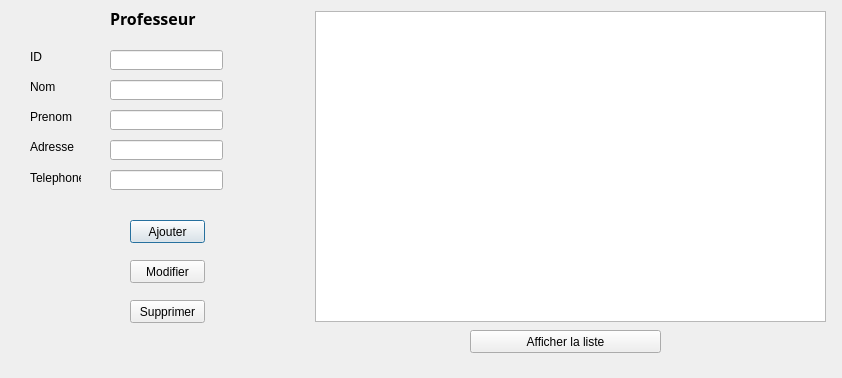
<?xml version="1.0" encoding="UTF-8"?>
<ui version="4.0">
 <class>professeur</class>
 <widget class="QDialog" name="professeur">
  <property name="geometry">
   <rect>
    <x>0</x>
    <y>0</y>
    <width>842</width>
    <height>378</height>
   </rect>
  </property>
  <property name="windowTitle">
   <string>Dialog</string>
  </property>
  <widget class="QLabel" name="label">
   <property name="geometry">
    <rect>
     <x>0</x>
     <y>10</y>
     <width>381</width>
     <height>261</height>
    </rect>
   </property>
   <property name="text">
    <string/>
   </property>
  </widget>
  <widget class="QLabel" name="label_2">
   <property name="geometry">
    <rect>
     <x>110</x>
     <y>10</y>
     <width>111</width>
     <height>16</height>
    </rect>
   </property>
   <property name="font">
    <font>
     <family>Arial Black</family>
     <pointsize>12</pointsize>
     <weight>75</weight>
     <bold>true</bold>
    </font>
   </property>
   <property name="text">
    <string>Professeur</string>
   </property>
  </widget>
  <widget class="QLineEdit" name="lineEdit_idprof">
   <property name="geometry">
    <rect>
     <x>110</x>
     <y>50</y>
     <width>113</width>
     <height>20</height>
    </rect>
   </property>
  </widget>
  <widget class="QLineEdit" name="lineEdit_nomprof">
   <property name="geometry">
    <rect>
     <x>110</x>
     <y>80</y>
     <width>113</width>
     <height>20</height>
    </rect>
   </property>
  </widget>
  <widget class="QLineEdit" name="lineEdit_prenomprof">
   <property name="geometry">
    <rect>
     <x>110</x>
     <y>110</y>
     <width>113</width>
     <height>20</height>
    </rect>
   </property>
  </widget>
  <widget class="QLineEdit" name="lineEdit_adresprof">
   <property name="geometry">
    <rect>
     <x>110</x>
     <y>140</y>
     <width>113</width>
     <height>20</height>
    </rect>
   </property>
  </widget>
  <widget class="QLineEdit" name="lineEdit_teleprof">
   <property name="geometry">
    <rect>
     <x>110</x>
     <y>170</y>
     <width>113</width>
     <height>20</height>
    </rect>
   </property>
  </widget>
  <widget class="QLabel" name="label_3">
   <property name="geometry">
    <rect>
     <x>30</x>
     <y>50</y>
     <width>47</width>
     <height>13</height>
    </rect>
   </property>
   <property name="text">
    <string>ID</string>
   </property>
  </widget>
  <widget class="QLabel" name="label_4">
   <property name="geometry">
    <rect>
     <x>30</x>
     <y>80</y>
     <width>47</width>
     <height>13</height>
    </rect>
   </property>
   <property name="text">
    <string>Nom</string>
   </property>
  </widget>
  <widget class="QLabel" name="label_5">
   <property name="geometry">
    <rect>
     <x>30</x>
     <y>110</y>
     <width>47</width>
     <height>13</height>
    </rect>
   </property>
   <property name="text">
    <string>Prenom</string>
   </property>
  </widget>
  <widget class="QLabel" name="label_6">
   <property name="geometry">
    <rect>
     <x>30</x>
     <y>140</y>
     <width>47</width>
     <height>13</height>
    </rect>
   </property>
   <property name="text">
    <string>Adresse</string>
   </property>
  </widget>
  <widget class="QLabel" name="label_7">
   <property name="geometry">
    <rect>
     <x>30</x>
     <y>170</y>
     <width>51</width>
     <height>16</height>
    </rect>
   </property>
   <property name="text">
    <string>Telephone</string>
   </property>
  </widget>
  <widget class="QPushButton" name="pushButton_ajoutprof">
   <property name="geometry">
    <rect>
     <x>130</x>
     <y>220</y>
     <width>75</width>
     <height>23</height>
    </rect>
   </property>
   <property name="text">
    <string>Ajouter</string>
   </property>
  </widget>
  <widget class="QPushButton" name="pushButton_modiprof">
   <property name="geometry">
    <rect>
     <x>130</x>
     <y>260</y>
     <width>75</width>
     <height>23</height>
    </rect>
   </property>
   <property name="text">
    <string>Modifier</string>
   </property>
  </widget>
  <widget class="QPushButton" name="pushButton_supprof">
   <property name="geometry">
    <rect>
     <x>130</x>
     <y>300</y>
     <width>75</width>
     <height>23</height>
    </rect>
   </property>
   <property name="text">
    <string>Supprimer</string>
   </property>
  </widget>
  <widget class="QTableView" name="tableView_prof">
   <property name="geometry">
    <rect>
     <x>315</x>
     <y>11</y>
     <width>511</width>
     <height>311</height>
    </rect>
   </property>
  </widget>
  <widget class="QPushButton" name="pushButton_afficheprof">
   <property name="geometry">
    <rect>
     <x>470</x>
     <y>330</y>
     <width>191</width>
     <height>23</height>
    </rect>
   </property>
   <property name="text">
    <string>Afficher la liste</string>
   </property>
  </widget>
 </widget>
 <resources/>
 <connections/>
</ui>
